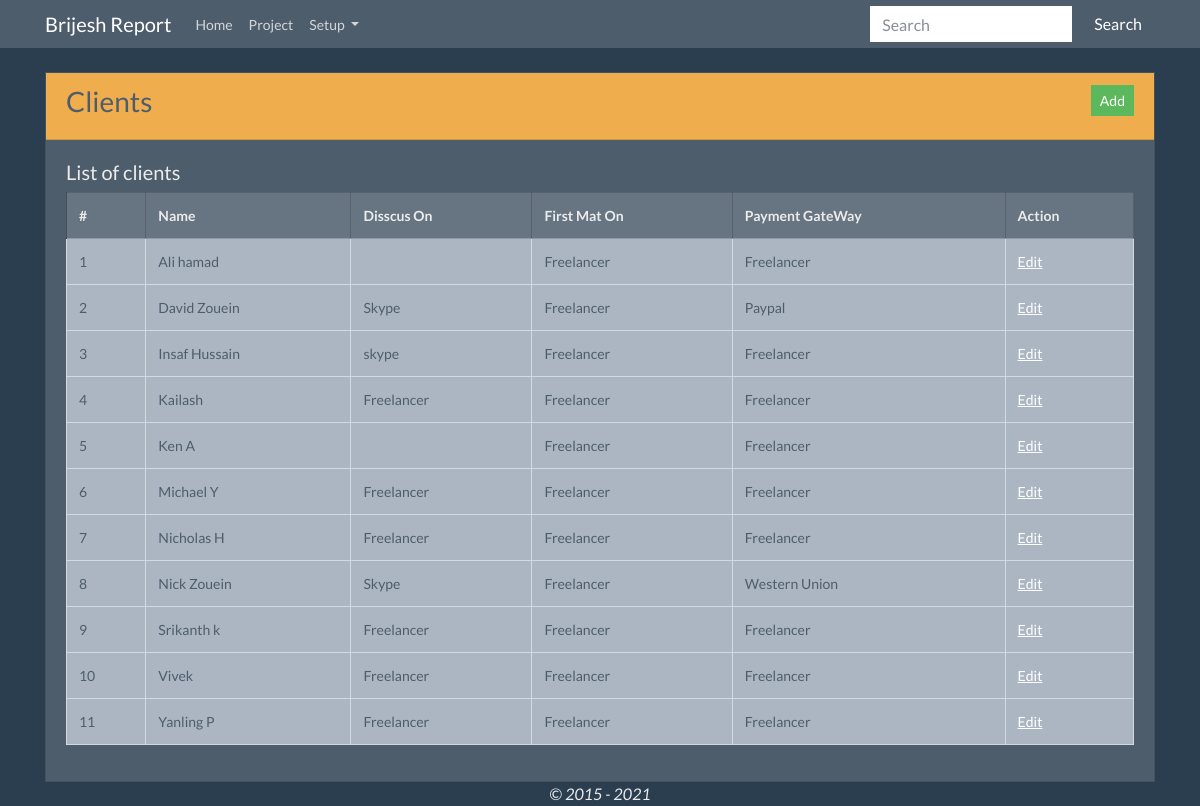
Page /index.php/clients on the committed database.
### tables this page shows
CREATE TABLE "clients" (
	"id"	INTEGER PRIMARY KEY AUTOINCREMENT,
	"name"	TEXT NOT NULL,
	"source_id"	INTEGER,
	"discuss_on"	TEXT,
	"payment_through_id"	INTEGER NOT NULL,
	"actor_id"	INTEGER,
	"actor_ip"	TEXT,
	"deleted_at"	INTEGER,
	"created_at"	TEXT,
	"updated_at"	TEXT
);

CREATE TABLE "project_from" (
	"id"	INTEGER PRIMARY KEY AUTOINCREMENT,
	"name"	TEXT,
	"description"	INTEGER,
	"is_active"	INTEGER
);

CREATE TABLE "payment_gateways" (
	"id"	INTEGER PRIMARY KEY AUTOINCREMENT,
	"name"	TEXT NOT NULL,
	"description"	INTEGER,
	"actor_id"	INTEGER,
	"actor_ip"	TEXT,
	"deleted_at"	TEXT,
	"create_at"	TEXT,
	"updated_at"	TEXT
);

### application/controllers/Clients.php (called while the page is built, shortened)
<?php
class Clients extends CI_Controller {
	public function __construct()
    {
        $this->load->model('Client');
        $this->load->model('Gateway');
        $this->load->model('ProjectSource');
        $this->load->helper('url_helper');
    }
    public function index()
    {
        $data['clients'] = $this->client->all();
        $this->load->view('clients/index', $data);
    }
}

### index.php (called while the page is built, shortened)
<?php
require_once BASEPATH.'core/CodeIgniter.php';

### application/models/Client.php (called while the page is built, shortened)
<?php
	class Client extends CI_Model {
        private $tb = 'clients';
        public function all()
        {
            $this->db->select('clients.*, payment_gateways.name as gateway, project_from.name as source ');
            $this->db->from($this->tb);
            $this->db->join('payment_gateways', 'clients.payment_through_id = payment_gateways.id', 'left');
            $this->db->join('project_from', 'clients.source_id = project_from.id ', 'left');
            $this->db->order_by('name', 'ASC');
            $query = $this->db->get();
        	return $query->result_array();
        }
}
?>

### application/views/clients/index.php (the view)
<?php $this->load->view('templates/header', ['title' => 'Clients']); ?>
<?php $this->load->view('templates/nav'); ?>
<div class="container">
	<div class="card mt-4">
		<div class="card-header bg-warning text-dark"><h3 class="float-left">Clients</h3> <a href="<?= base_url();?>client/add" class="btn btn-sm btn-success float-right" >Add</a></div>
		<div class="card-body">
			<div class="row">
				<div class="col-md-12">
					<h5>List of clients</h5>
				</div>
			</div>
			<div class="row">
				<div class="col-md-12">
					<div class="table-responsive">
						<table class="table  table-bordered">
							<tr class="table-active">
								<th># </th>
								<th>Name</th>
								<th>Disscus On</th>
								<th>First Mat On</th>
								<th>Payment GateWay</th>
								<th>Action</th>
							</tr>
							<?php $index = 1; ?>
							<?php foreach ($clients as $key => $client): ?>
								<tr class="table-light text-dark">
									<td><?= $index++; ?></td>
									<td><?= $client['name'] ?></td>
									<td><?= $client['discuss_on'] ?></td>
									<td><?= $client['source'] ?></td>
									<td><?= $client['gateway'] ?></td>
									<td> <a href="<?= base_url();?>client/<?= $client['id'] ?>/edit">Edit</a> </td>
								</tr>
							<?php endforeach ?>
						</table>
					</div>
				</div>
			</div>
		</div>
	</div>
</div>
<?php $this->load->view('templates/footer'); ?>

### application/views/templates/header.php (shortened to what this page needs)
<!DOCTYPE html>
<html>
<head>
	<link href="<?= base_url();?>public/css/bootstrap.min.css" rel="stylesheet">
	<link rel="stylesheet" type="text/css" href="<?= base_url(); ?>public/lib/fontawesome/css/all.min.css">
</head>
<body>

### application/views/templates/nav.php (shortened to what this page needs)
<?php
  $base = base_url();
  $segment =  $this->uri->segment(1);
?>
<div class="navbar navbar-expand-lg navbar-dark bg-dark">
<div class="container">
  <a class="navbar-brand" href="<?= $base;?>">Brijesh Report</a>
  <div class="collapse navbar-collapse" id="navbarColor02">
    <ul class="navbar-nav mr-auto">
      <li class="nav-item <?= $segment == '' ? 'active' : ''; ?>">
        <a class="nav-link" href="<?= $base;?>">Home <span class="sr-only">(current)</span></a>
      </li>
      <li class="nav-item <?= $segment == 'projects' ? 'active' : ''; ?>">
        <a class="nav-link" href="<?= $base;?>projects">Project <span class="sr-only">(current)</span></a>
      </li>
      <li class="nav-item dropdown">
        <a class="nav-link dropdown-toggle" data-toggle="dropdown" href="#" id="download" aria-expanded="false">Setup <span class="caret"></span></a>
      </li>
    </ul>
    <form class="form-inline my-2 my-lg-0">
      <input class="form-control mr-sm-2" type="text" placeholder="Search">
      <button class="btn btn-secondary my-2 my-sm-0" type="submit">Search</button>
    </form>
  </div>
</div>
</div>

### application/views/templates/footer.php (shortened to what this page needs)
	<center>
  		<em>&copy; 2015 - <?= date('Y'); ?></em>
	</center>
    </body>
</html>

### rows in the picture
clients: name "Ali hamad", project_from.name "Freelancer", payment_gateways.name "Freelancer"
clients: name "David Zouein", discuss_on "Skype", project_from.name "Freelancer", payment_gateways.name "Paypal"
clients: name "Insaf Hussain", discuss_on "skype", project_from.name "Freelancer", payment_gateways.name "Freelancer"
clients: name "Kailash", discuss_on "Freelancer", project_from.name "Freelancer", payment_gateways.name "Freelancer"
clients: name "Ken A", project_from.name "Freelancer", payment_gateways.name "Freelancer"
clients: name "Michael Y", discuss_on "Freelancer", project_from.name "Freelancer", payment_gateways.name "Freelancer"
clients: name "Nicholas H", discuss_on "Freelancer", project_from.name "Freelancer", payment_gateways.name "Freelancer"
clients: name "Nick Zouein", discuss_on "Skype", project_from.name "Freelancer", payment_gateways.name "Western Union"
clients: name "Srikanth k", discuss_on "Freelancer", project_from.name "Freelancer", payment_gateways.name "Freelancer"
clients: name "Vivek", discuss_on "Freelancer", project_from.name "Freelancer", payment_gateways.name "Freelancer"
clients: name "Yanling P", discuss_on "Freelancer", project_from.name "Freelancer", payment_gateways.name "Freelancer"
